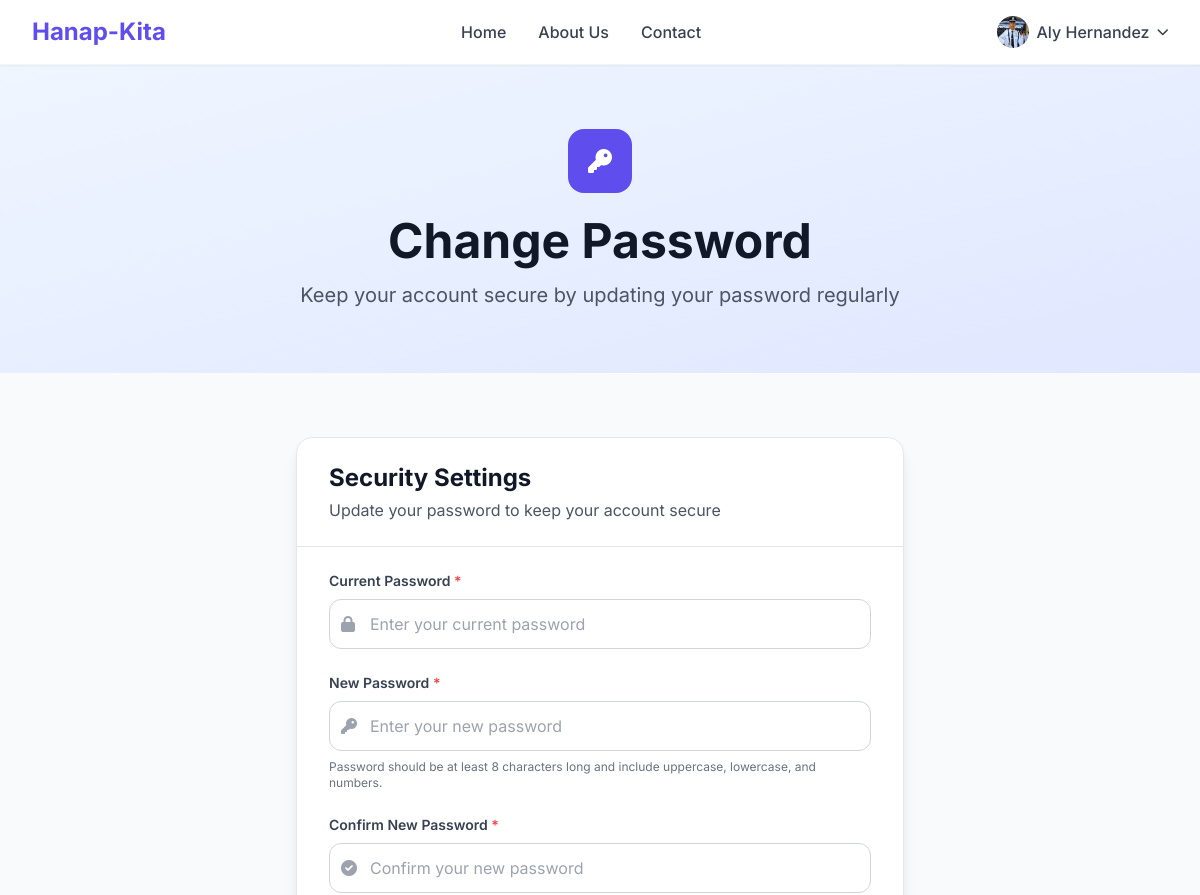
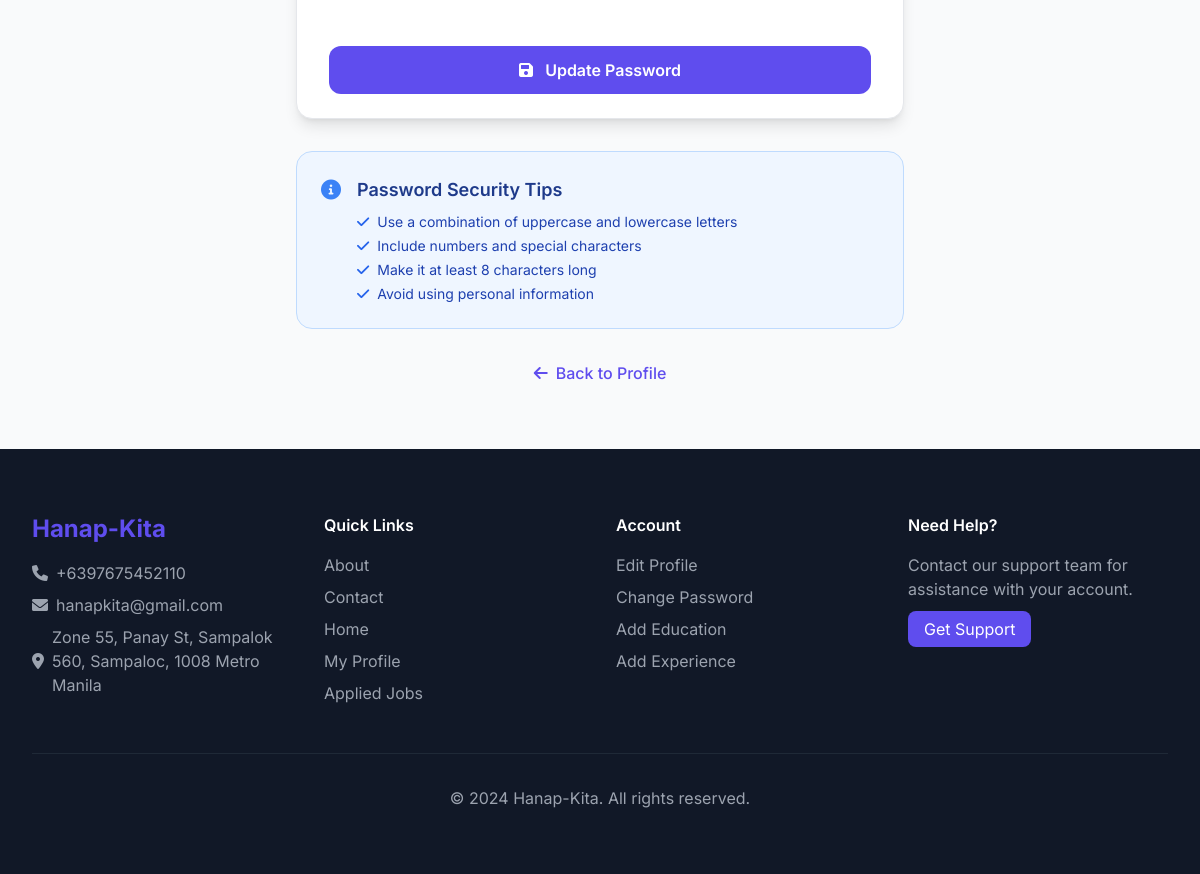
Page /hanapkita/change-password.php (signed in) on the committed database (2 pictures, top to bottom).
### tables this page shows
CREATE TABLE `tbljobseekers` (
  `id` int(11) NOT NULL,
  `FullName` varchar(150) DEFAULT NULL,
  `EmailId` varchar(150) DEFAULT NULL,
  `ContactNumber` bigint(15) DEFAULT NULL,
  `Password` varchar(150) DEFAULT NULL,
  `Resume` varchar(150) DEFAULT NULL,
  `AboutMe` mediumtext DEFAULT NULL,
  `ProfilePic` varchar(200) DEFAULT NULL,
  `Skills` varchar(200) DEFAULT NULL,
  `RegDate` timestamp NULL DEFAULT current_timestamp(),
  `LastUpdationDate` timestamp NULL DEFAULT NULL ON UPDATE current_timestamp(),
  `IsActive` int(1) DEFAULT NULL
);

CREATE TABLE `tblpages` (
  `ID` int(11) NOT NULL,
  `PageType` varchar(200) DEFAULT NULL,
  `PageTitle` mediumtext DEFAULT NULL,
  `PageDescription` longtext DEFAULT NULL,
  `Email` varchar(200) NOT NULL,
  `MobileNumber` bigint(10) NOT NULL,
  `UpdationDate` timestamp NULL DEFAULT NULL ON UPDATE current_timestamp()
);

### hanapkita/change-password.php (the view, shortened to what this page needs)
<?php
include('includes/config.php');
if(strlen($_SESSION['jsid'])==0)
  {
header('location:logout.php');
}
else{
?>
<!doctype html>
<html lang="en">
<head>
    <script src="https://cdn.tailwindcss.com"></script>
    <link href="https://cdnjs.cloudflare.com/ajax/libs/font-awesome/6.0.0/css/all.min.css" rel="stylesheet">
</head>
<body class="bg-gray-50 text-gray-900 font-sans">
    <header class="bg-white shadow-sm border-b border-gray-100 sticky top-0 z-50">
        <div class="max-w-7xl mx-auto px-4 sm:px-6 lg:px-8">
            <div class="flex justify-between items-center h-16">
                <div class="flex items-center">
                    <div class="flex-shrink-0">
                        <a href="index.php" class="text-2xl font-bold text-primary">Hanap-Kita</a>
                    </div>
                </div>
                <nav class="hidden md:flex space-x-8">
                    <a href="index.php" class="text-gray-700 hover:text-primary font-medium transition-colors">Home</a>
                    <a href="about.php" class="text-gray-700 hover:text-primary font-medium transition-colors">About Us</a>
                    <a href="contact.php" class="text-gray-700 hover:text-primary font-medium transition-colors">Contact</a>
                </nav>
                <div class="flex items-center space-x-4">
                    <div class="relative group">
                        <?php
                        $uid= $_SESSION['jsid'];
                        $sql="SELECT * from tbljobseekers where id='$uid'";
                        $query = $dbh -> prepare($sql);
                        $query->execute();
                        $results=$query->fetchAll(PDO::FETCH_OBJ);
                        $cnt=1;
                        if($query->rowCount() > 0) {
                            foreach($results as $row) {
                        ?>
                        <button class="flex items-center space-x-2 text-gray-700 hover:text-primary transition-colors">
                            <?php if($row->ProfilePic==''): ?>
                                <img src="images/account.png" class="w-8 h-8 rounded-full">
                            <?php else: ?>
                                <img src="images/<?php echo $row->ProfilePic;?>" class="w-8 h-8 rounded-full">
                            <?php endif;?>
                            <span class="font-medium"><?php echo htmlentities($row->FullName); ?></span>
                            <i class="fas fa-chevron-down text-xs"></i>
                        </button>
                        <?php $cnt=$cnt+1;}} ?>
                    </div>
                </div>
            </div>
        </div>
    </header>
    <section class="bg-gradient-to-br from-blue-50 to-indigo-100 py-16">
        <div class="max-w-7xl mx-auto px-4 sm:px-6 lg:px-8">
            <div class="text-center">
                <div class="inline-flex items-center justify-center w-16 h-16 bg-primary rounded-2xl mb-6">
                    <i class="fas fa-key text-white text-2xl"></i>
                </div>
                <h1 class="text-4xl md:text-5xl font-bold text-gray-900 mb-4">
                    Change Password
                </h1>
                <p class="text-xl text-gray-600 max-w-2xl mx-auto">
                    Keep your account secure by updating your password regularly
                </p>
            </div>
        </div>
    </section>
    <main class="py-16">
        <div class="max-w-2xl mx-auto px-4 sm:px-6 lg:px-8">
            <div class="bg-white rounded-2xl shadow-lg border border-gray-200 overflow-hidden">
                <div class="px-8 py-6 border-b border-gray-200">
                    <h2 class="text-2xl font-bold text-gray-900">Security Settings</h2>
                    <p class="text-gray-600 mt-1">Update your password to keep your account secure</p>
                </div>
                <form name="chngpwd" method="post" onSubmit="return valid();" class="px-8 py-6 space-y-6">
                    <div class="space-y-2">
                        <label for="currentpassword" class="block text-sm font-semibold text-gray-700">
                            Current Password <span class="text-red-500">*</span>
                        </label>
                        <div class="relative">
                            <div class="absolute inset-y-0 left-0 pl-3 flex items-center pointer-events-none">
                            </div>
                            <input type="password"
                                   id="currentpassword"
                                   name="currentpassword"
                                   required
                                   class="block w-full pl-10 pr-4 py-3 border border-gray-300 rounded-xl focus:ring-2 focus:ring-primary focus:border-primary transition-colors"
                                   placeholder="Enter your current password">
                        </div>
                    </div>
                    <div class="space-y-2">
                        <label for="newpassword" class="block text-sm font-semibold text-gray-700">
                            New Password <span class="text-red-500">*</span>
                        </label>
                        <div class="relative">
                            <div class="absolute inset-y-0 left-0 pl-3 flex items-center pointer-events-none">
                            </div>
                            <input type="password"
                                   id="newpassword"
                                   name="newpassword"
                                   required
                                   class="block w-full pl-10 pr-4 py-3 border border-gray-300 rounded-xl focus:ring-2 focus:ring-primary focus:border-primary transition-colors"
                                   placeholder="Enter your new password">
                        </div>
                        <p class="text-xs text-gray-500">
                            Password should be at least 8 characters long and include uppercase, lowercase, and numbers.
                        </p>
                    </div>
                    <div class="space-y-2">
                        <label for="confirmpassword" class="block text-sm font-semibold text-gray-700">
                            Confirm New Password <span class="text-red-500">*</span>
                        </label>
                        <div class="relative">
                            <div class="absolute inset-y-0 left-0 pl-3 flex items-center pointer-events-none">
                            </div>
                            <input type="password"
                                   id="confirmpassword"
                                   name="confirmpassword"
                                   required
                                   class="block w-full pl-10 pr-4 py-3 border border-gray-300 rounded-xl focus:ring-2 focus:ring-primary focus:border-primary transition-colors"
                                   placeholder="Confirm your new password">
                        </div>
                    </div>
                    <div class="pt-6">
                        <button type="submit"
                                name="change"
                                class="w-full bg-primary text-white py-3 px-6 rounded-xl font-semibold hover:bg-primary-dark focus:ring-4 focus:ring-primary/20 transition-all">
                            <i class="fas fa-save mr-2"></i>
                            Update Password
                        </button>
                    </div>
                </form>
            </div>
            <div class="mt-8 bg-blue-50 rounded-2xl p-6 border border-blue-200">
                <div class="flex items-start">
                    <div class="flex-shrink-0">
                        <i class="fas fa-info-circle text-blue-500 text-xl"></i>
                    </div>
                    <div class="ml-4">
                        <h3 class="text-lg font-semibold text-blue-900 mb-2">Password Security Tips</h3>
                        <ul class="text-blue-800 space-y-1 text-sm">
                            <li class="flex items-center">
                                <i class="fas fa-check text-blue-600 mr-2"></i>
                                Use a combination of uppercase and lowercase letters
                            </li>
                            <li class="flex items-center">
                                <i class="fas fa-check text-blue-600 mr-2"></i>
                                Include numbers and special characters
                            </li>
                            <li class="flex items-center">
                                <i class="fas fa-check text-blue-600 mr-2"></i>
                                Make it at least 8 characters long
                            </li>
                            <li class="flex items-center">
                                <i class="fas fa-check text-blue-600 mr-2"></i>
                                Avoid using personal information
                            </li>
                        </ul>
                    </div>
                </div>
            </div>
            <div class="mt-8 text-center">
                <a href="my-profile.php" class="inline-flex items-center text-primary hover:text-primary-dark font-medium transition-colors">
                    <i class="fas fa-arrow-left mr-2"></i>
                    Back to Profile
                </a>
            </div>
        </div>
    </main>
    <footer class="bg-gray-900 text-white py-16">
        <div class="max-w-7xl mx-auto px-4 sm:px-6 lg:px-8">
            <div class="grid md:grid-cols-4 gap-8">
                <div class="md:col-span-1">
                    <h3 class="text-2xl font-bold text-primary mb-4">Hanap-Kita</h3>
                    <?php
                    $sql="SELECT * from tblpages where PageType='contactus'";
                    $query = $dbh -> prepare($sql);
                    $query->execute();
                    $results=$query->fetchAll(PDO::FETCH_OBJ);
                    $cnt=1;
                    if($query->rowCount() > 0) {
                        foreach($results as $row) {
                    ?>
                    <ul class="space-y-2 text-gray-400">
                        <li class="flex items-center space-x-2">
                            <i class="fas fa-phone"></i>
                            <span>+<?php echo htmlentities($row->MobileNumber);?></span>
                        </li>
                        <li class="flex items-center space-x-2">
                            <i class="fas fa-envelope"></i>
                            <span><?php echo htmlentities($row->Email);?></span>
                        </li>
                        <li class="flex items-center space-x-2">
                            <i class="fas fa-map-marker-alt"></i>
                            <span><?php echo htmlentities($row->PageDescription);?></span>
                        </li>
                    </ul>
                    <?php $cnt=$cnt+1;}} ?>
                </div>
                <div>
                    <h4 class="font-semibold mb-4">Quick Links</h4>
                    <ul class="space-y-2">
                        <li><a href="about.php" class="text-gray-400 hover:text-white transition-colors">About</a></li>
                        <li><a href="contact.php" class="text-gray-400 hover:text-white transition-colors">Contact</a></li>
                        <li><a href="index.php" class="text-gray-400 hover:text-white transition-colors">Home</a></li>
                        <li><a href="my-profile.php" class="text-gray-400 hover:text-white transition-colors">My Profile</a></li>
                        <li><a href="applied-jobs.php" class="text-gray-400 hover:text-white transition-colors">Applied Jobs</a></li>
                    </ul>
                </div>
                <div>
                    <h4 class="font-semibold mb-4">Account</h4>
                    <ul class="space-y-2">
                        <li><a href="profile.php" class="text-gray-400 hover:text-white transition-colors">Edit Profile</a></li>
                        <li><a href="change-password.php" class="text-gray-400 hover:text-white transition-colors">Change Password</a></li>
                        <li><a href="add-education.php" class="text-gray-400 hover:text-white transition-colors">Add Education</a></li>
                        <li><a href="add-experience.php" class="text-gray-400 hover:text-white transition-colors">Add Experience</a></li>
                    </ul>
                </div>
                <div>
                    <h4 class="font-semibold mb-4">Need Help?</h4>
                    <p class="text-gray-400 mb-4">Contact our support team for assistance with your account.</p>
                    <a href="contact.php" class="bg-primary text-white px-4 py-2 rounded-lg hover:bg-primary-dark transition-colors">
                        Get Support
                    </a>
                </div>
            </div>
            <div class="border-t border-gray-800 mt-12 pt-8 text-center">
                <p class="text-gray-400">&copy; 2024 Hanap-Kita. All rights reserved.</p>
            </div>
        </div>
    </footer>
</body>
</html>
<?php }
?>

### rows in the picture
tbljobseekers: ProfilePic (picture), FullName "Aly Hernandez"
tblpages: MobileNumber "6397675452110", Email "hanapkita@gmail.com", PageDescription "Zone 55, Panay St, Sampalok 560, Sampaloc, 1008 Metro Manila"
